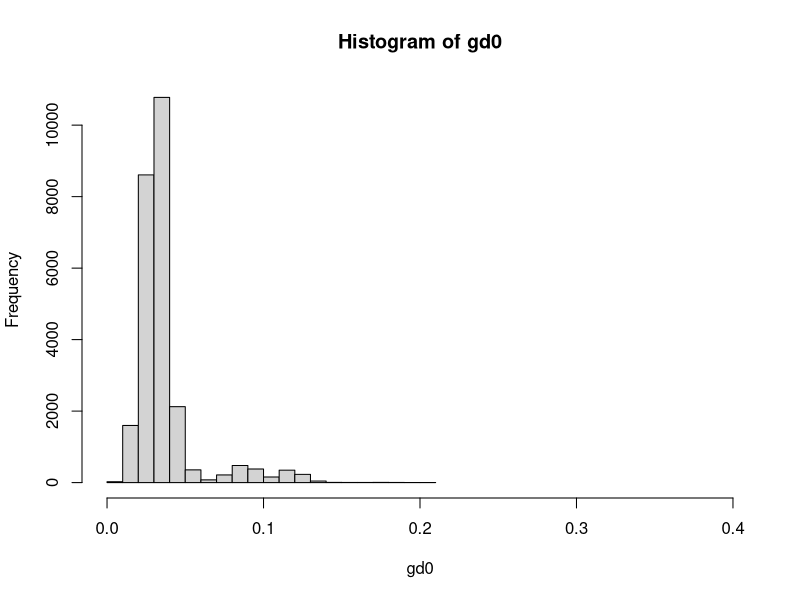
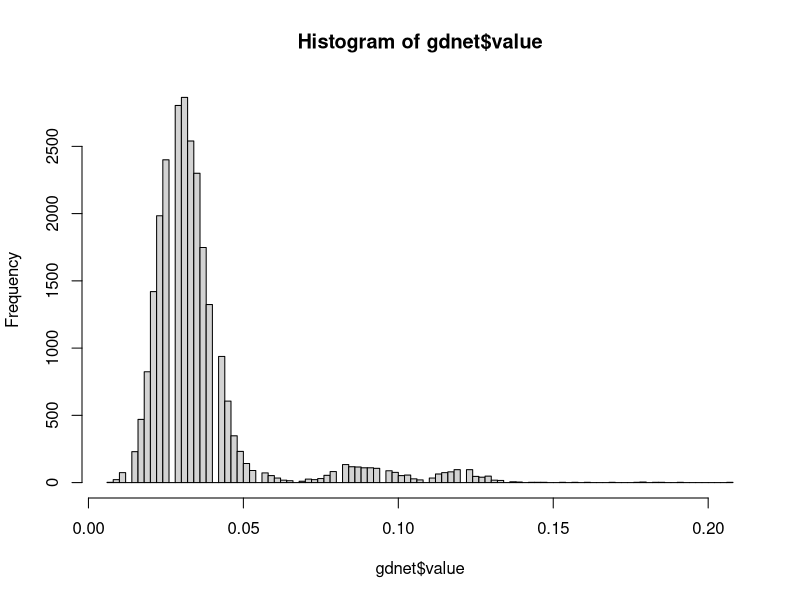

Write R code to recreate these figures, in order. (Note: this script raises an error after producing the figures.)
#'@author Ricardo I Alcala
#'@title Genetic Distance - Network Analysis
#'@description
#'

#- setting working directory
setwd("~/Box/OSU/P_ramorum/data/")

#----functions

#------ loading libraries
library(reshape2)
library(ggplot2)
library(ape)
library(igraph)

#------
gd <- read.csv("eu1_gendists_snpsubset.txt", header = T, sep = " ") |>
                as.matrix()
colnames(gd) <- rownames(gd)
gd[1:4,1:4]

gd0 = gd[gd > 0]

hist(gd0, xlim = c(0,0.4))

# long format
gd1 <- as.data.frame(gd)#$`7612-A1`)
# rownames(gd1) <- rownames(gd)
gdnet <- melt(as.matrix(gd1))
colnames(gdnet) <- c("From", "To", "value")
head(gdnet)
# gdnet$To <- rep("7612-A",dim(gdnet)[1],)
#
gdnet0 <- gdnet[!rowSums(gdnet[-c(1:2)] == 0) >= 1,] #removing 0's
gdnet <- gdnet0[gdnet0[-c(1:2)] > 0,] # setting up the treshold
head(gdnet)
hist(gdnet$value, breaks= 100)

#----- Network
x = gdnet
GRPH <- graph_from_data_frame(x, directed = FALSE)
rbPal <- colorRampPalette(c("yellow", "red"))
counPal <- colorRampPalette(c("red", "yellow", "blue", "white", "brown"), bias = 1)
V(GRPH)$size=5
# V(GRPH)$xx <- as.numeric(as.factor(V(GRPH))) # make the categories of x into numeric values for color ramp
# V(igraph)$color <- counPal(10)[cut(as.numeric(V(GRPH)$xx),breaks = 10)]
CounColor <- unique(cbind(V(GRPH)$Country, V(igraph)$color))

E(GRPH)$xx <- x$value # make the categories of x into numeric values for color ramp
# E(igraph)$color <- rbPal(10)[cut(as.numeric(E(igraph)$xx),breaks = 3)]

# Identify isolated nodes
cond  <- E(GRPH)[E(GRPH)$xx <=  0.125 ]
# Remove edges nodes
GRPH <- delete.edges(GRPH, cond)
E(GRPH)$color <- rbPal(10)[cut(as.numeric(E(GRPH)$xx),breaks = 10)]

plot(GRPH,  edge.arrow.size=.05, vertex.label.cex=.3, vertex.label.color='black',edge.curved=T, edge.width=0.2, layout=layout_with_kk)
# legend(x= 0.9, y= -0.9, CounColor[,1], pch=21,  col="black", pt.bg=CounColor[,2], pt.cex=2,cex=.8, bty="n", ncol=1)
